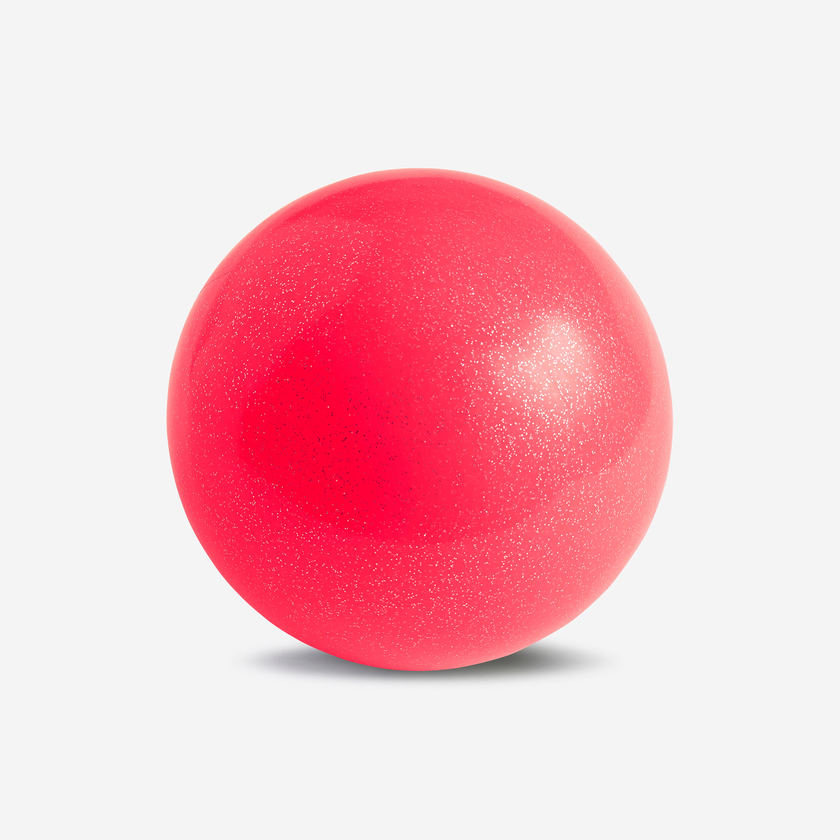
//> input picture EKF2_Py/image.png, 840 x 840 px, shrunk from 2500 x 2500 before the run, given in place of the camera
$ ./mask   (built with g++ and OpenCV 4)
//> lines starting //> are read from the running program, lines starting //| are printed output that depends on the picture; after the words box and inside, x2 and y2 are one past the last pixel; in counts of white or black regions, pixels touching at a corner belong together
#include <opencv2/opencv.hpp>
using namespace cv;

int main() {
    VideoCapture cap(1);
    if (!cap.isOpened()) {
        printf("❌ Cannot open camera\n");
        return -1;
    }

    while (true) {
        Mat frame, hsv, mask1, mask2, mask, result;
        cap >> frame;
//> frame is the input picture: 840 rows x 840 cols, CV_8UC3; mean B, G, R 202.3, 194.2, 245.6
        if (frame.empty()) break;
        cvtColor(frame, hsv, COLOR_BGR2HSV);
//> hsv: 840 rows x 840 cols, CV_8UC3; mean H, S, V 47.9, 52.1, 245.6
        Scalar lower_red1(0, 100, 100);
        Scalar upper_red1(10, 255, 255);

        Scalar lower_red2(160, 100, 100);
        Scalar upper_red2(179, 255, 255);
        inRange(hsv, lower_red1, upper_red1, mask1);
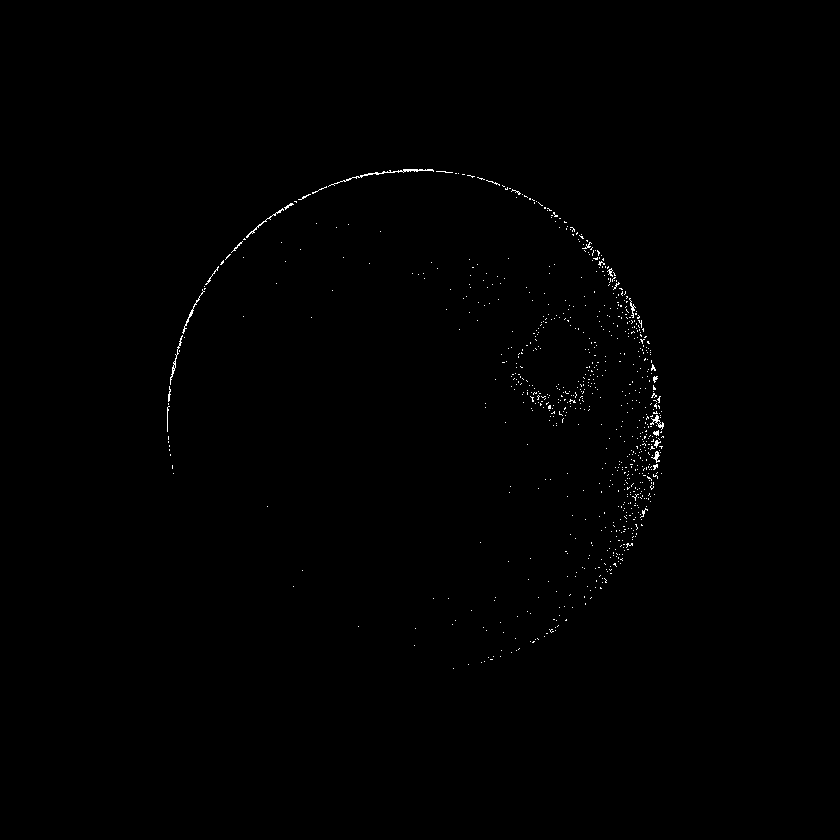
//> mask1: 840 rows x 840 cols, CV_8UC1; 0.35% white in thin lines or dots, all inside (x1, y1, x2, y2) = (167, 169, 664, 669)
        inRange(hsv, lower_red2, upper_red2, mask2);
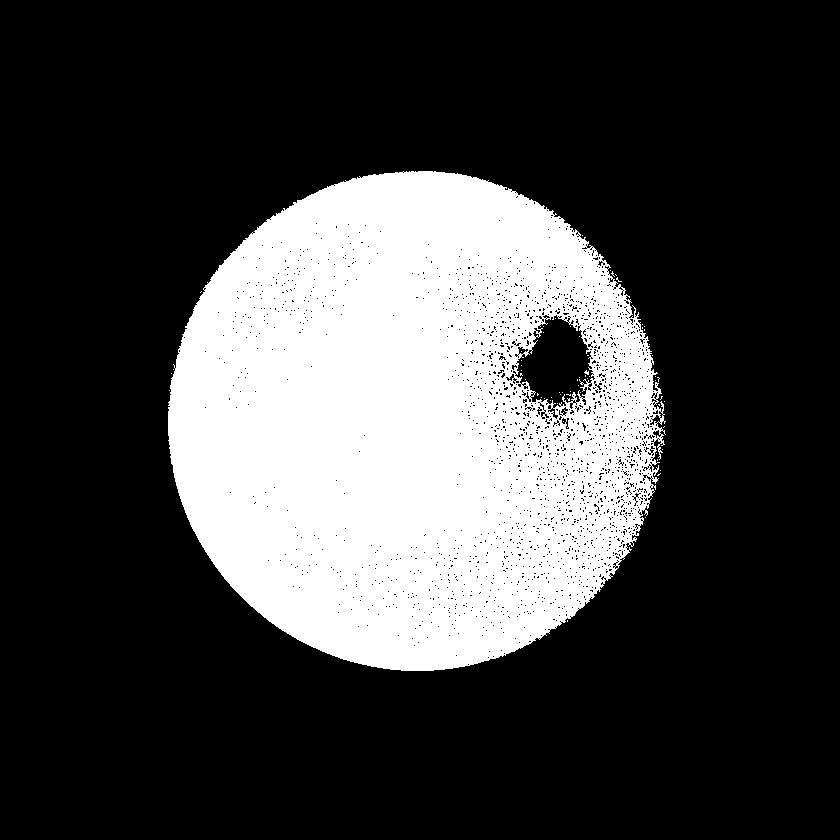
//> mask2: 840 rows x 840 cols, CV_8UC1; 26.2% white; 63 white regions (62 under 20 px), largest, box (x1, y1, x2, y2) and area: (168, 171, 666, 671) 184455
        mask = mask1 | mask2;
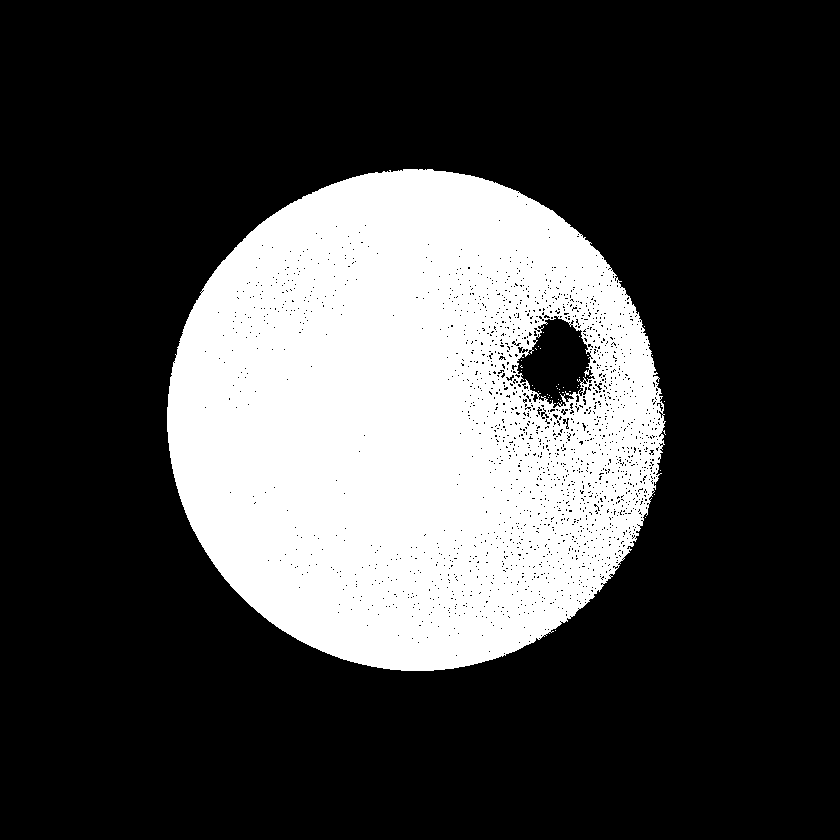
//> mask: 840 rows x 840 cols, CV_8UC1; 26.5% white; 38 white regions (37 under 20 px), largest, box (x1, y1, x2, y2) and area: (167, 169, 666, 671) 187038
        bitwise_and(frame, frame, result, mask);
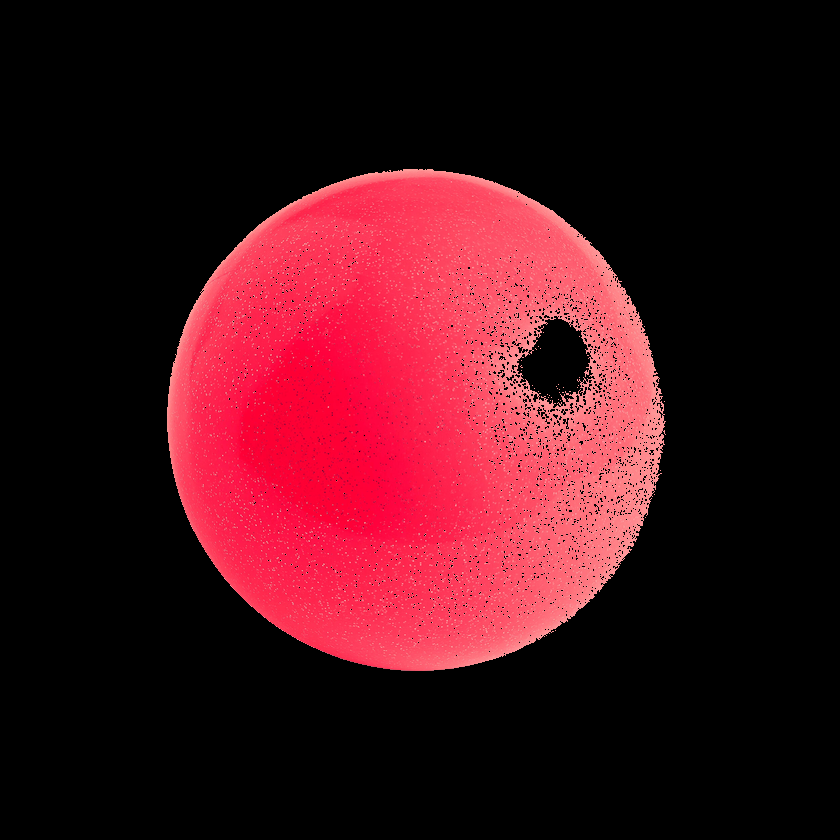
//> result: 840 rows x 840 cols, CV_8UC3; mean B, G, R 25, 16.9, 66.9
        imshow("Original", frame);
        imshow("Red Mask", mask);
        imshow("Red Objects", result);

        if (waitKey(1) == 27) break; // Press ESC to exit
//> the Esc key is pressed
    }

    cap.release();
    destroyAllWindows();
    return 0;
}
